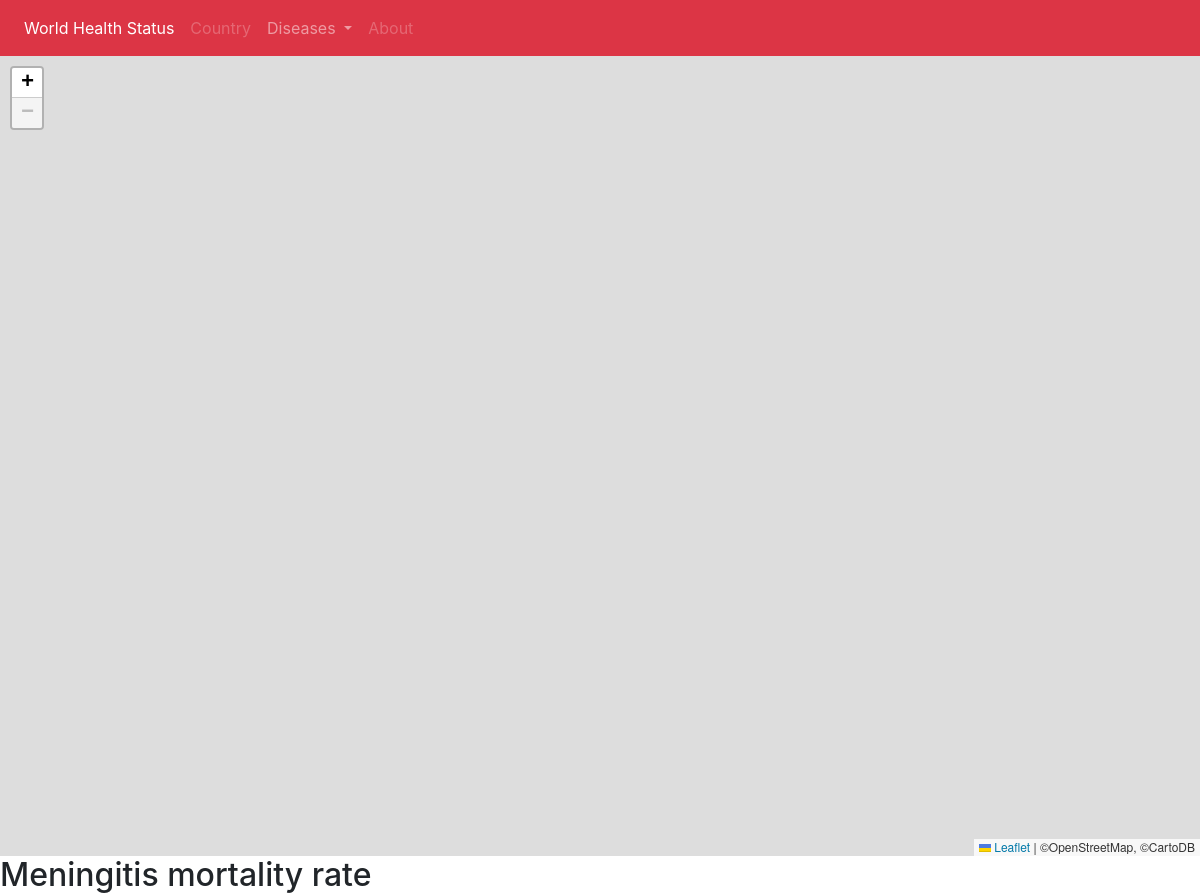
/menin_mortality, run on an earlier commit of the app's database.
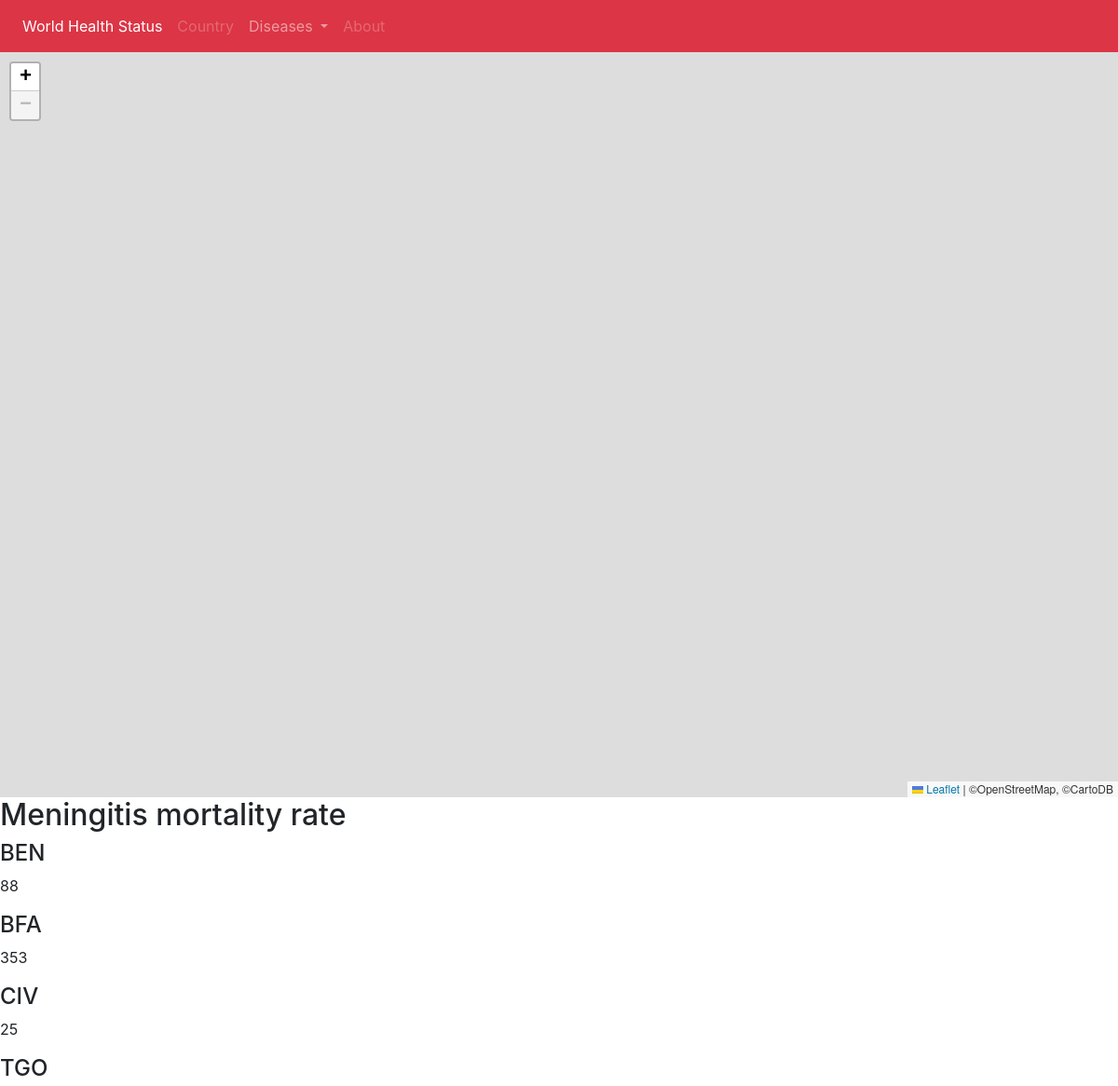
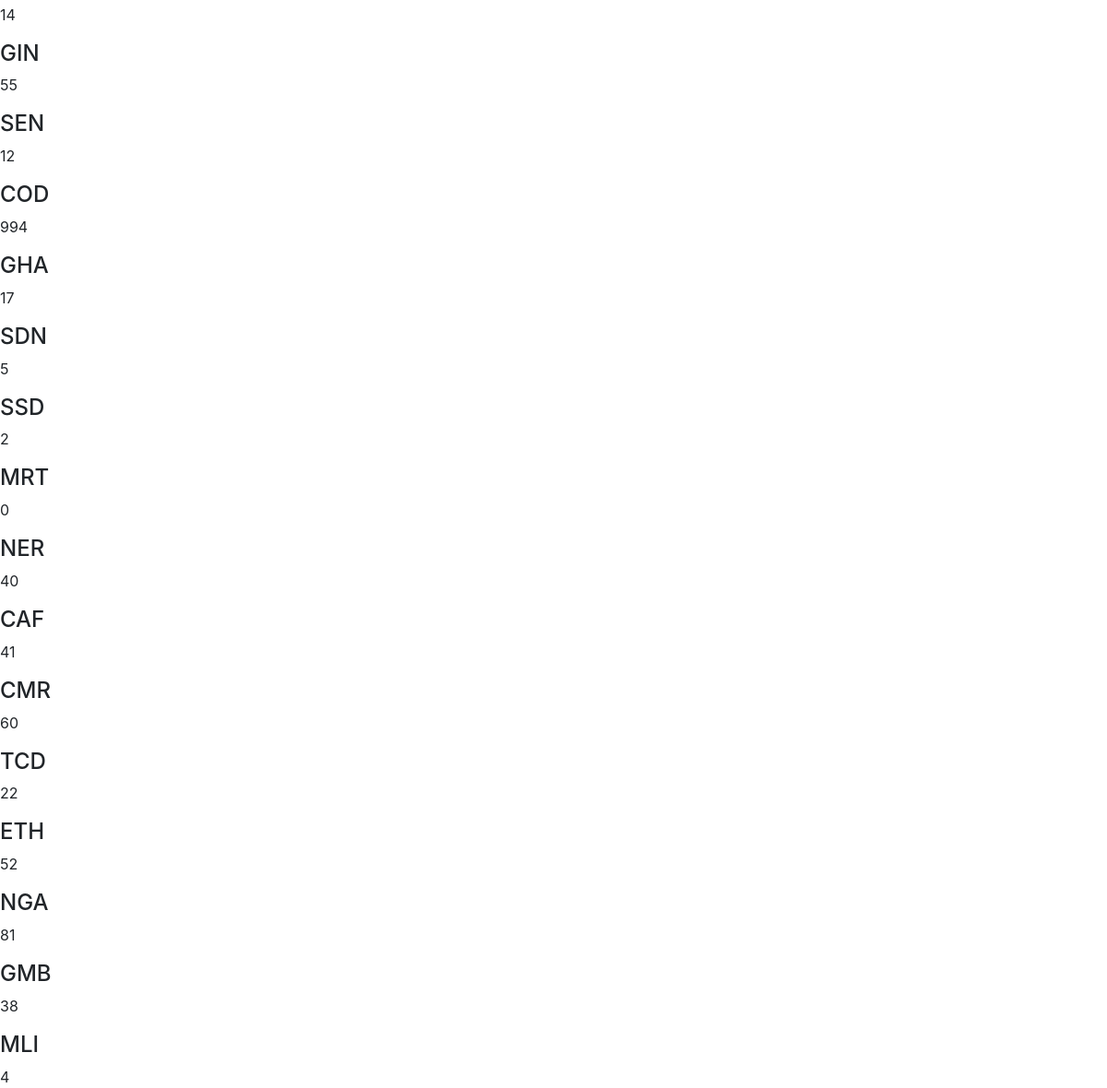
And on a later commit of the database (2 pictures, top to bottom).
### map/models.py (models this page shows, shortened)
class Disease(models.Model):
    gho = models.CharField(max_length=20)
    year = models.IntegerField(null=True, blank=True)
    region = models.CharField(max_length=6, null=True)
    country = models.CharField(max_length=5, null=True)
    numeric = models.IntegerField(null=True, blank=True)
    low = models.IntegerField(null=True, blank=True)
    high = models.IntegerField(null=True, blank=True)

### map/views.py (the view)
# urls.py: path('menin_mortality', views.menin_mortality, name='menin_mortality'),
def menin_mortality(request):
    all_diseases = Disease.objects.filter(gho__iexact="MENING_1", year__exact=2014).values('country', 'numeric')
    altered_diseases = list(all_diseases)
    context = {
        'diseases': altered_diseases,
        'disease_name': get_disease_parameter("MENING_1"),
        'disease_year': 2014,
    }
    return render(request, 'menin_mortality.html', context)

### map/templatetags/js.py (called while the page is built)
@register.filter(is_safe=True)
def js(obj):
    return mark_safe(json.dumps(obj))

### map/views.py (called while the page is built)
def get_disease_parameter(key):
    diseases_dict = {'HIV_0000000006': 'HIV Mortality Rate', 'TB_e_mort_exc_tbhiv_num': 'TB Mortality Rate',
                     'MENING_1': 'Meningitis mortality rate', 'CHOLERA_0000000002': 'Cholera Mortality Rate',
                     'CHOLERA_0000000001': 'Cholera Prevalence (Cases)', 'MENING_2': 'Meningitis Prevalence (Cases)'}
    name = diseases_dict[key]
    return name

### templates/menin_mortality.html (shortened to what this page needs)
{% extends 'base.html' %}

### templates/base.html (shortened to what this page needs)
<!DOCTYPE html>
<html lang="en">
<head>
</head>
<body>
</body>
</html><!DOCTYPE html>
{% load staticfiles %}
{% load js %}
<html lang="en">
<head>
    <link rel="stylesheet" type="text/css" href="{% static 'map/style.css' %}" />
    <link rel="stylesheet" href="https://unpkg.com/leaflet@1.3.1/dist/leaflet.css"
/>
  <link rel="stylesheet" href="https://maxcdn.bootstrapcdn.com/bootstrap/4.1.3/css/bootstrap.min.css">
</head>
<body>
<nav class="navbar navbar-expand-sm bg-danger navbar-dark">
  <ul class="navbar-nav">
    <li class="nav-item active">
      <a class="nav-link" href="#">World Health Status</a>
    </li>
    <li class="nav-item">
      <a class="nav-link disabled" href="#">Country</a>
    </li>
    <li class="nav-item dropdown">
      <a class="nav-link dropdown-toggle" href="#" id="navbardrop" data-toggle="dropdown">
        Diseases
      </a>
    </li>
    <li class="nav-item">
      <a class="nav-link disabled" href="#">About</a>
    </li>
  </ul>
</nav>
<div id="mapid"></div>
<h2>{{ disease_name }}</h2>
<div>
    {%  for disease in diseases %}
        <div class="diseasesname">
        <h4>{{ disease.country}}</h4>
        <p class="hidden">{{ disease.numeric }}</p>
        </div>
    {% endfor %}
</div>
</body>
</html>

What changed in the data, as far as the page shows it:
added Disease: country "BEN", numeric "88"
added Disease: country "BFA", numeric "353"
added Disease: country "CIV", numeric "25"
added Disease: country "TGO", numeric "14"
added Disease: country "GIN", numeric "55"
added Disease: country "SEN", numeric "12"
added Disease: country "COD", numeric "994"
added Disease: country "GHA", numeric "17"
added Disease: country "SDN", numeric "5"
added Disease: country "SSD", numeric "2"
added Disease: country "MRT", numeric "0"
added Disease: country "NER", numeric "40"
added Disease: country "CAF", numeric "41"
added Disease: country "CMR", numeric "60"
added Disease: country "TCD", numeric "22"
added Disease: country "ETH", numeric "52"
added Disease: country "NGA", numeric "81"
added Disease: country "GMB", numeric "38"
added Disease: country "MLI", numeric "4"
